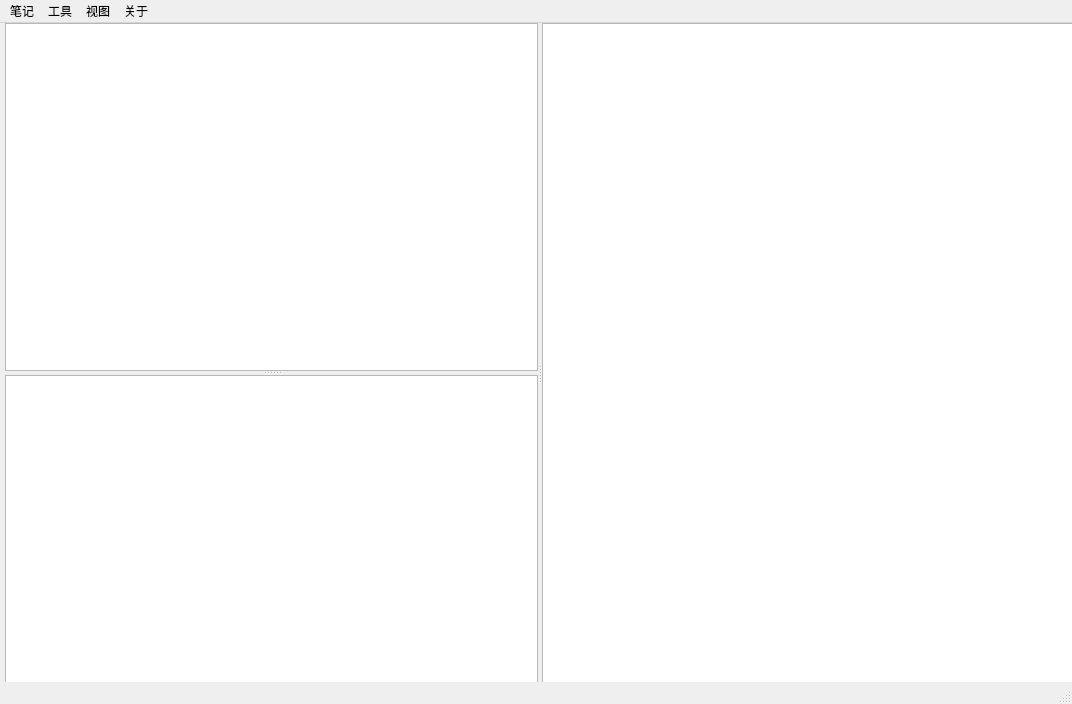
<?xml version="1.0" encoding="UTF-8"?>
<ui version="4.0">
 <class>MainWindow</class>
 <widget class="QMainWindow" name="MainWindow">
  <property name="geometry">
   <rect>
    <x>0</x>
    <y>0</y>
    <width>1072</width>
    <height>704</height>
   </rect>
  </property>
  <property name="baseSize">
   <size>
    <width>1080</width>
    <height>720</height>
   </size>
  </property>
  <property name="windowTitle">
   <string>微信读书助手-wereader</string>
  </property>
  <property name="windowIcon">
   <iconset resource="resource.qrc">
    <normaloff>:/favicon.ico</normaloff>:/favicon.ico</iconset>
  </property>
  <property name="documentMode">
   <bool>false</bool>
  </property>
  <widget class="QWidget" name="browser">
   <property name="sizePolicy">
    <sizepolicy hsizetype="Expanding" vsizetype="Expanding">
     <horstretch>0</horstretch>
     <verstretch>0</verstretch>
    </sizepolicy>
   </property>
   <property name="baseSize">
    <size>
     <width>1080</width>
     <height>700</height>
    </size>
   </property>
   <property name="autoFillBackground">
    <bool>true</bool>
   </property>
   <widget class="QSplitter" name="splitter_2">
    <property name="geometry">
     <rect>
      <x>5</x>
      <y>0</y>
      <width>1070</width>
      <height>700</height>
     </rect>
    </property>
    <property name="orientation">
     <enum>Qt::Horizontal</enum>
    </property>
    <widget class="QSplitter" name="splitter">
     <property name="orientation">
      <enum>Qt::Vertical</enum>
     </property>
     <widget class="QListView" name="listView"/>
     <widget class="QTableView" name="tableView"/>
    </widget>
    <widget class="QTextEdit" name="noteEdit"/>
   </widget>
  </widget>
  <widget class="QMenuBar" name="menubar">
   <property name="geometry">
    <rect>
     <x>0</x>
     <y>0</y>
     <width>1072</width>
     <height>23</height>
    </rect>
   </property>
   <widget class="QMenu" name="menuTool">
    <property name="title">
     <string>工具</string>
    </property>
    <addaction name="actionLoadShelf"/>
    <addaction name="separator"/>
    <addaction name="actionLoadNotes"/>
    <addaction name="actionLoadCover"/>
   </widget>
   <widget class="QMenu" name="menuNote">
    <property name="title">
     <string>笔记</string>
    </property>
    <addaction name="separator"/>
    <addaction name="actionShow"/>
    <addaction name="actionSave"/>
    <addaction name="separator"/>
    <addaction name="actionLoadHot"/>
    <addaction name="actionOpen"/>
   </widget>
   <widget class="QMenu" name="menuAbout">
    <property name="title">
     <string>关于</string>
    </property>
    <addaction name="actionAuthor"/>
    <addaction name="actionLicense"/>
   </widget>
   <widget class="QMenu" name="menuView">
    <property name="title">
     <string>视图</string>
    </property>
    <addaction name="actionback"/>
    <addaction name="actionforward"/>
    <addaction name="separator"/>
    <addaction name="actionShelf"/>
    <addaction name="actionLibrary"/>
    <addaction name="separator"/>
   </widget>
   <addaction name="menuNote"/>
   <addaction name="menuTool"/>
   <addaction name="menuView"/>
   <addaction name="menuAbout"/>
  </widget>
  <widget class="QStatusBar" name="statusBar"/>
  <action name="actionLoadNotes">
   <property name="text">
    <string>下载全部笔记</string>
   </property>
  </action>
  <action name="actionShow">
   <property name="text">
    <string>切换笔记模式</string>
   </property>
   <property name="shortcut">
    <string>Ctrl+Tab</string>
   </property>
  </action>
  <action name="actionSave">
   <property name="text">
    <string>保存笔记</string>
   </property>
   <property name="shortcut">
    <string>Ctrl+S</string>
   </property>
  </action>
  <action name="actionAuthor">
   <property name="text">
    <string>Author &lt;arry_lee@qq.com&gt;</string>
   </property>
   <property name="toolTip">
    <string>Author</string>
   </property>
  </action>
  <action name="actionLicense">
   <property name="text">
    <string>License</string>
   </property>
  </action>
  <action name="actionLoadShelf">
   <property name="text">
    <string>加载书架</string>
   </property>
   <property name="toolTip">
    <string>Download shelf</string>
   </property>
  </action>
  <action name="actionLoadHot">
   <property name="text">
    <string>热门笔记</string>
   </property>
  </action>
  <action name="actionLoadCover">
   <property name="text">
    <string>下载封面</string>
   </property>
  </action>
  <action name="actionback">
   <property name="text">
    <string>后退</string>
   </property>
   <property name="toolTip">
    <string>后退</string>
   </property>
   <property name="shortcut">
    <string>B</string>
   </property>
  </action>
  <action name="actionforward">
   <property name="text">
    <string>前进</string>
   </property>
   <property name="toolTip">
    <string>前进</string>
   </property>
   <property name="shortcut">
    <string>F</string>
   </property>
  </action>
  <action name="actionShelf">
   <property name="text">
    <string>书架</string>
   </property>
   <property name="shortcut">
    <string>S</string>
   </property>
  </action>
  <action name="actionLibrary">
   <property name="text">
    <string>书城</string>
   </property>
   <property name="shortcut">
    <string>L</string>
   </property>
  </action>
  <action name="actionOpen">
   <property name="text">
    <string>打开笔记</string>
   </property>
  </action>
 </widget>
 <resources>
  <include location="resource.qrc"/>
 </resources>
 <connections/>
</ui>
